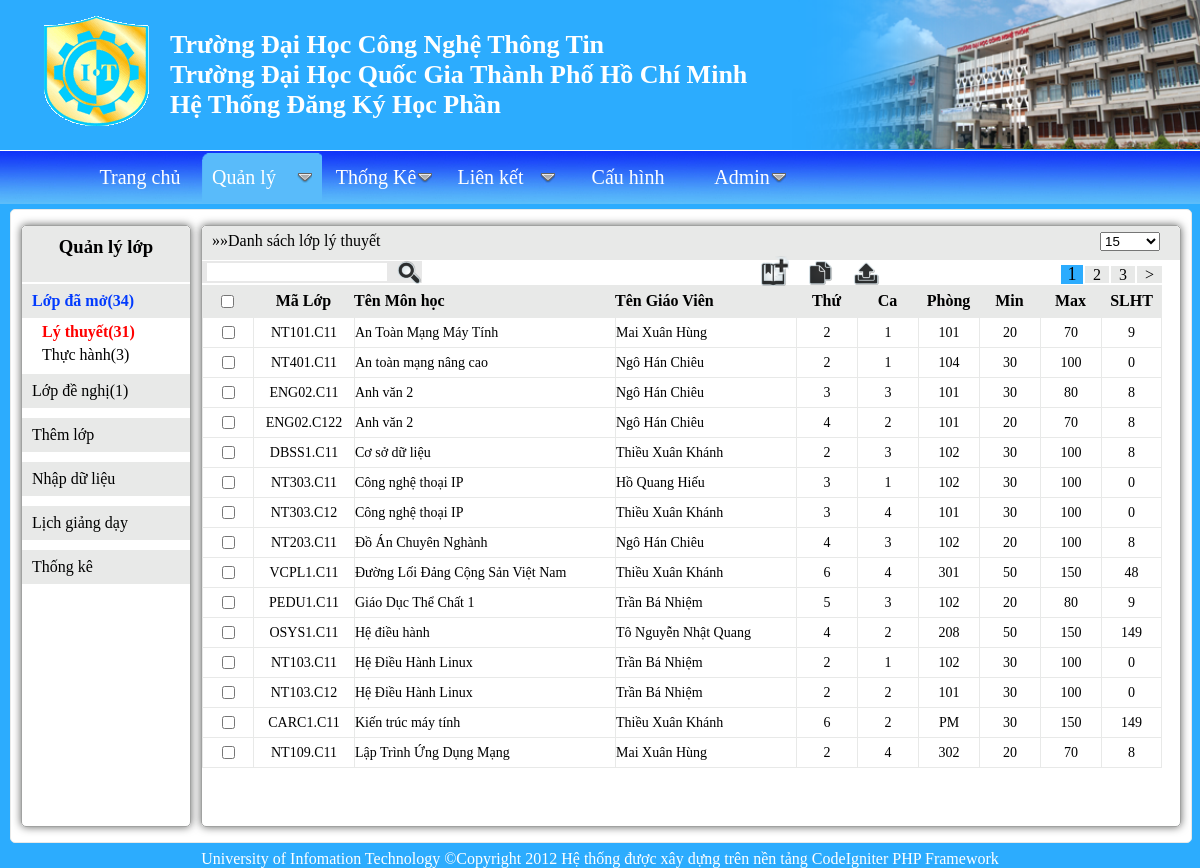
The page /quanly/lop on the database its author committed.
### tables this page shows
CREATE TABLE IF NOT EXISTS `loplt` (
  `MaLop` varchar(12) NOT NULL DEFAULT '',
  `MaGV` varchar(5) NOT NULL,
  `MaMH` varchar(5) DEFAULT NULL,
  `Phong` varchar(5) DEFAULT NULL,
  `Thu` int(1) DEFAULT NULL,
  `Ca` int(1) DEFAULT NULL,
  `Min` int(2) DEFAULT NULL,
  `Max` int(3) DEFAULT NULL,
  `SLHT` int(3) DEFAULT NULL,
  PRIMARY KEY (`MaLop`),
  KEY `FK_lop_mh` (`MaMH`),
  KEY `FK_lop_gv` (`MaGV`)
);

CREATE TABLE IF NOT EXISTS `monhoc` (
  `ID` int(3) NOT NULL AUTO_INCREMENT,
  `MaMH` varchar(5) NOT NULL DEFAULT '',
  `TenMH` varchar(62) NOT NULL DEFAULT '',
  `SoTC` int(2) DEFAULT NULL,
  `TCLT` int(2) DEFAULT NULL,
  `TCTH` int(2) DEFAULT NULL,
  `Loai` varchar(5) NOT NULL DEFAULT 'DC',
  `KieuMH` varchar(4) NOT NULL DEFAULT 'DON',
  PRIMARY KEY (`ID`)
);

CREATE TABLE IF NOT EXISTS `giaovien` (
  `MaGV` varchar(5) NOT NULL,
  `TenGV` varchar(40) NOT NULL,
  `NgaySinh` varchar(10) NOT NULL,
  `NoiSinh` varchar(40) NOT NULL,
  `SoDT` varchar(11) NOT NULL,
  `email` varchar(30) NOT NULL,
  PRIMARY KEY (`MaGV`)
);

### application/controllers/lop.php (called while the page is built, shortened)
<?php if ( ! defined('BASEPATH')) exit('No direct script access allowed');
class Lop extends CI_Controller {
    function __construct()
    {
        $this->load->helper("url");
        $this->load->library("form_validation");
        $this->load->model("admin/mlop");
        $this->load->library('PHPExcel');
    }
	public function index($loai="lt")
	{
            $khoa_result=$this->mlop->get_khoa();
            $lop_result=$this->mlop->get_lop("",$loai,0,15);
            $num_rows=$this->mlop->get_num_rows("",$loai);
            $this->load->library("pagination");
            $config["base_url"]="http://dkhp.uit.edu.vn/quanly/lop/ajax_full_data";
            $config["total_rows"]=$num_rows;
            $config["per_page"]=15;
            $this->pagination->initialize($config);
            $data["pagination"]=$this->pagination->create_links();
            $data["khoa_result"]=$khoa_result;
            $data["loai"]=$loai;
            $data["lop_result"]=$lop_result;
            $data["total_rows"]=$num_rows;
            if($loai=="lt") $data["data_title"]="Danh sách lớp lý thuyết";
            else $data["data_title"]="Danh sách lớp thực hành";
            $data["title"]="Trang quản lý lớp";
    		$this->load->view('admin/vlop',$data);
   	}
}
?>

### index.php (called while the page is built, shortened)
<?php
require_once BASEPATH.'core/CodeIgniter.php';
?>

### application/helpers/MY_url_helper.php (called while the page is built)
<?php  if ( ! defined('BASEPATH')) exit('No direct script access allowed');
if ( ! function_exists('static_url'))
{
	function static_url()
	{
		$CI =& get_instance();
		return $CI->config->item("static_url");
	}
}
?>

### application/models/admin/mlop.php (called while the page is built, shortened)
<?php
class Mlop extends CI_Model
{
    function get_lop($search="",$loai="",$start=0,$limit=0)
    {
        if($search!="")
        {
            $str_query="SELECT MaLop,giaovien.MaGV,TenGV,monhoc.MaMH,TenMH,Phong,Thu,Ca,Min,Max,SLHT
                        FROM loplt,giaovien,monhoc
                        WHERE loplt.MaGV=giaovien.MaGV
                              AND loplt.MaMH=monhoc.MaMH
                              AND MaLop like '".$search."%'";
            if($limit!=0) $str_query.="\n Limit ".$start.",".$limit;
            $query_lt=$this->db->query($str_query);
            $str_query="SELECT MaLop,giaovien.MaGV,TenGV,monhoc.MaMH,TenMH,Phong,Thu,Ca,Min,Max,SLHT
                        FROM lopth,giaovien,monhoc
                        WHERE lopth.MaGV=giaovien.MaGV
                            AND lopth.MaMH=monhoc.MaMH
                            AND MaLop like '".$search."%'";
            if($limit!=0) $str_query.="\n Limit ".$start.",".$limit;
            $query_th=$this->db->query($str_query);
            $array_loplt=$query_lt->result_object();
            $array_lopth=$query_th->result_object();
            $array_result=array_merge($array_loplt,$array_lopth);
            return $array_result;
        }
        else
        {
             if($loai=="lt")
                 {
                    $str_query="SELECT MaLop,giaovien.MaGV,TenGV,monhoc.MaMH,TenMH,Phong,Thu,Ca,Min,Max,SLHT
                        FROM loplt,giaovien,monhoc
                        WHERE loplt.MaGV=giaovien.MaGV
                              AND loplt.MaMH=monhoc.MaMH
                        ORDER BY TenMH";
                    if($limit!=0) $str_query.="\n Limit ".$start.",".$limit;
                    $query_lt=$this->db->query($str_query);
                    return $query_lt->result_object();
                 }
        }
    }
    function get_num_rows($search="",$loai="")
    {
        $num_rows=0;
        if($search!="")
        {
            $this->db->like("malop",$search);
            $num_rows+=$this->db->count_all_results("loplt");
            $this->db->like("malop",$search);
            $num_rows+=$this->db->count_all_results("lopth");
        }
        else
        {
            if($loai=="lt")   $num_rows=$this->db->count_all_results("loplt");
            else if($loai=="th") $num_rows=$this->db->count_all_results("lopth");
                 else
                 {
                    $this->db->distinct();
                    $this->db->select("MaMH");
                    $query=$this->db->get("denghi");
                    return count($query->result_object());
                 }
        }
        return $num_rows;
    }
}
?>

### application/views/admin/vlop.php (the view, shortened to what this page needs)
<!DOCTYPE html PUBLIC "-//W3C//DTD XHTML 1.0 Transitional//EN" "http://www.w3.org/TR/xhtml1/DTD/xhtml1-transitional.dtd">
<html xmlns="http://www.w3.org/1999/xhtml" xml:lang="en" lang="en">
<head>
    <link rel="stylesheet" type="text/css" href="<?php echo static_url(); ?>/css/admin/common.css" />
    <link rel="stylesheet" type="text/css" href="<?php echo static_url(); ?>/css/popup/popup_css.css" />
    <link rel="stylesheet" type="text/css" href="<?php echo static_url(); ?>/css/admin/lop.css" />
    <link rel="stylesheet" type="text/css" href="<?php echo static_url(); ?>/css/menu/menu_css.css" />
</head>
<body>
<div id="wrapper">
    <div id="header">
    <img src="<?php echo static_url(); ?>/images/logo.gif" alt="logo.gif" id="logo" />
    <img src="<?php echo static_url(); ?>/images/header_pic.png" alt="header_" id="header_pic" />
     <p>Trường Đại Học Công Nghệ Thông Tin<br />
       Trường Đại Học Quốc Gia Thành Phố Hồ Chí Minh<br />
       Hệ Thống Đăng Ký Học Phần
    </p>
    </div>
    <div id="page">
    <?php include_once("vmain_menu.php"); ?>
    <div id="data">
        <div id="left">
        <h3>Quản lý lớp</h3>
        <ul>
            <?php
            $num_lt=$this->mlop->get_num_rows("","lt");
            $num_th=$this->mlop->get_num_rows("","th");
            $num_denghi=$this->mlop->get_num_rows("","denghi");
            $num_all=$num_lt+$num_th;
            echo "<li><a class='active' href='/quanly/lop'>Lớp đã mở(".$num_all.")</a>";
            echo "<ul>";
            if($loai=="lt") echo "<li id='lt'  class='active'><a href='/quanly/lop/ly-thuyet'>Lý thuyết(".$num_lt.")</a></li>";
            else               echo "<li id='lt'  >           <a href='/quanly/lop/ly-thuyet'>Lý thuyết(".$num_lt.")</a></li>";
            if($loai=="th") echo "<li id='th'  class='active'><a href='/quanly/lop/thuc-hanh'>Thực hành(".$num_th.")</a></li>";
            else               echo "<li id='th'  ><a href='/quanly/lop/thuc-hanh'>Thực hành(".$num_th.")</a></li>";
                echo "</ul>";
            ?>
            </li>
            <li><a href="/quanly/lop/lop-de-nghi">Lớp đề nghị<?php echo "(".$num_denghi.")"; ?></a></li>
            <li><a href="/quanly/lop/them-lop">Thêm lớp</a></li>
            <li><a href="/quanly/lop/nhap-du-lieu">Nhập dữ liệu</a></li>
            <li><a href="/quanly/lop/lich-giang-day">Lịch giảng dạy</a></li>
            <li><a href="/quanly/lop/thong-ke">Thống kê</a></li>
        </ul>
        </div>
        <div id="right">
            <div id="tool">
                <p id="data_title">&#187;&#187;<?php echo $data_title; ?></p>
                <select id='view_num' title="Số lượng hàng">
                <option value="15">15</option>
                </select>
                <div id="action">
                    <a href="/quanly/lop/them-lop/<?php echo $loai ?>"><img title="Thêm lớp mới" src="<?php echo static_url(); ?>/images/mh_add.png" alt="export" /></a>
                    <a href="/quanly/lop/nhap-du-lieu/<?php echo $loai ?>"><img title="Nhập dữ liệu từ tập tin" src="<?php echo static_url(); ?>/images/import.png" alt="export" /></a>
                    <img id="export" title="Xuất dữ liệu" src="<?php echo static_url(); ?>/images/export.png" alt="export" />
                </div>
                <div id="search" title="Tìm kiếm">
                    <form action="post" action="">
                    <input  type="text" title="Nhập mã lớp hoặc tên môn học" />
                    <input id="submit" type="image" title="tìm kiếm" src="<?php echo static_url(); ?>/images/search_icon.png"/>
                    </form>
                </div>
            </div>
            <div id="content">
                <table id="tempt">
                <tr>
                    <th id="checkbox"><input id="all" type="checkbox" title="Chọn tất cả/ hủy tất cả"/></th>
                    <th id="malop">Mã Lớp</th>
                    <th id="tenmh">Tên Môn học</th>
                    <th id="tengv">Tên Giáo Viên</th>
                    <th id="thu">Thứ</th>
                    <th id="ca">Ca</th>
                    <th id="phong">Phòng</th>
                    <th id="min">Min</th>
                    <th id="max">Max</th>
                    <th id="slht">SLHT</th>
                </tr>
                </table>
                <div id="change_data">
                <?php
            			echo "<div id='pagination' class='".$total_rows."'>";
                        echo $pagination;
            			echo "</div>";
                    ?>
                    <div id="scroll">
                        <table id="table_data">
                        <?php
                         foreach($lop_result as $row)
                         {
                            echo "<tr>";
                            echo "<td class='checkbox'><input id='".$row->MaLop."' class='checkbox_row' type='checkbox' /></td>";
                            echo "<td class='malop' title='Xem chi tiết'>".$row->MaLop."</td>";
                            echo "<td class='tenmh' style='text-align:left' >".$row->TenMH."</td>";
                            echo "<td class='tengv' style='text-align:left'>".$row->TenGV."</td>";
                            echo "<td class='thu'>".$row->Thu."</td>";
                            echo "<td class='ca'>".$row->Ca."</td>";
                            echo "<td class='phong'>".$row->Phong."</td>";
                            echo "<td class='min'>".$row->Min."</td>";
                            echo "<td class='max'>".$row->Max."</td>";
                            echo "<td class='slht'><a href='/quanly/lop/danh-sach/".$row->MaLop."' title='Xem danh sách' target='_blank'>".$row->SLHT."</a></td>";
                            echo "</tr>";
                         }
                         ?>
                        </table>
                    </div>
                </div>
            </div>
        </div>
    </div>
    </div>
    <?php include_once("vfooter.php"); ?>
</div>
</body>
</html>

### application/static/css/admin/common.css (style rules this page uses)
* { margin:0px;padding:0px; }
ul { list-style: none; }
img { border:none; }
select { z-index:120;position:relative; }
#wrapper { width:1200px;margin:0px auto;background-color:#2cacfe; -box-shadow: 0 0 8px #646564; -webkit-box-shadow: 0 0 8px #646564; -moz-box-shadow: 0 0 8px #646564; -o-box-shadow: 0 0 8px #646564; }
#wrapper #header { height:150px;position:relative;overflow:auto;border-bottom:1px solid #fff; }
#wrapper #header p { position:absolute;font-size:26px;font-weight:bold;top:30px;left:170px;color:#fff; }
#wrapper #header img { position:absolute; }
#wrapper #header img#logo { top:16px;left:0px; }
#wrapper #header img#header_pic { top:0px;right:0px;height:149px; }
#wrapper #data { border:1px solid #e8e9e8; background:#fff; -webkit-border-radius: 5px; -moz-border-radius: 5px; -o-border-radius: 5px; border-radius: 5px; width:1160px;min-height:600px; margin:5px 10px; overflow:hidden;padding:15px 10px; }

### application/static/css/popup/popup_css.css (style rules this page uses)
* { padding:0px;margin:0px; }

### rows shown on the page
loplt: MaLop "NT101.C11", monhoc.TenMH "An Toàn Mạng Máy Tính", giaovien.TenGV "Mai Xuân Hùng", Thu "2", Ca "1", Phong "101", Min "20", Max "70", SLHT "9"
loplt: MaLop "NT401.C11", monhoc.TenMH "An toàn mạng nâng cao", giaovien.TenGV "Ngô Hán Chiêu", Thu "2", Ca "1", Phong "104", Min "30", Max "100", SLHT "0"
loplt: MaLop "ENG02.C11", monhoc.TenMH "Anh văn 2", giaovien.TenGV "Ngô Hán Chiêu", Thu "3", Ca "3", Phong "101", Min "30", Max "80", SLHT "8"
loplt: MaLop "ENG02.C122", monhoc.TenMH "Anh văn 2", giaovien.TenGV "Ngô Hán Chiêu", Thu "4", Ca "2", Phong "101", Min "20", Max "70", SLHT "8"
loplt: MaLop "DBSS1.C11", monhoc.TenMH "Cơ sở dữ liệu", giaovien.TenGV "Thiều Xuân Khánh", Thu "2", Ca "3", Phong "102", Min "30", Max "100", SLHT "8"
loplt: MaLop "NT303.C11", monhoc.TenMH "Công nghệ thoại IP", giaovien.TenGV "Hồ Quang Hiếu", Thu "3", Ca "1", Phong "102", Min "30", Max "100", SLHT "0"
loplt: MaLop "NT303.C12", monhoc.TenMH "Công nghệ thoại IP", giaovien.TenGV "Thiều Xuân Khánh", Thu "3", Ca "4", Phong "101", Min "30", Max "100", SLHT "0"
loplt: MaLop "NT203.C11", monhoc.TenMH "Đồ Án Chuyên Nghành", giaovien.TenGV "Ngô Hán Chiêu", Thu "4", Ca "3", Phong "102", Min "20", Max "100", SLHT "8"
loplt: MaLop "VCPL1.C11", monhoc.TenMH "Đường Lối Đảng Cộng Sản Việt Nam", giaovien.TenGV "Thiều Xuân Khánh", Thu "6", Ca "4", Phong "301", Min "50", Max "150", SLHT "48"
loplt: MaLop "PEDU1.C11", monhoc.TenMH "Giáo Dục Thể Chất 1", giaovien.TenGV "Trần Bá Nhiệm", Thu "5", Ca "3", Phong "102", Min "20", Max "80", SLHT "9"
loplt: MaLop "OSYS1.C11", monhoc.TenMH "Hệ điều hành", giaovien.TenGV "Tô Nguyễn Nhật Quang", Thu "4", Ca "2", Phong "208", Min "50", Max "150", SLHT "149"
loplt: MaLop "NT103.C11", monhoc.TenMH "Hệ Điều Hành Linux", giaovien.TenGV "Trần Bá Nhiệm", Thu "2", Ca "1", Phong "102", Min "30", Max "100", SLHT "0"
loplt: MaLop "NT103.C12", monhoc.TenMH "Hệ Điều Hành Linux", giaovien.TenGV "Trần Bá Nhiệm", Thu "2", Ca "2", Phong "101", Min "30", Max "100", SLHT "0"
loplt: MaLop "CARC1.C11", monhoc.TenMH "Kiến trúc máy tính", giaovien.TenGV "Thiều Xuân Khánh", Thu "6", Ca "2", Phong "PM", Min "30", Max "150", SLHT "149"
loplt: MaLop "NT109.C11", monhoc.TenMH "Lập Trình Ứng Dụng Mạng", giaovien.TenGV "Mai Xuân Hùng", Thu "2", Ca "4", Phong "302", Min "20", Max "70", SLHT "8"

### other values the page prints
$num_all "34"
$num_lt "31"
$num_th "3"
$num_denghi "1"
$data_title "Danh sách lớp lý thuyết"
$pagination "1 2 3 >"
